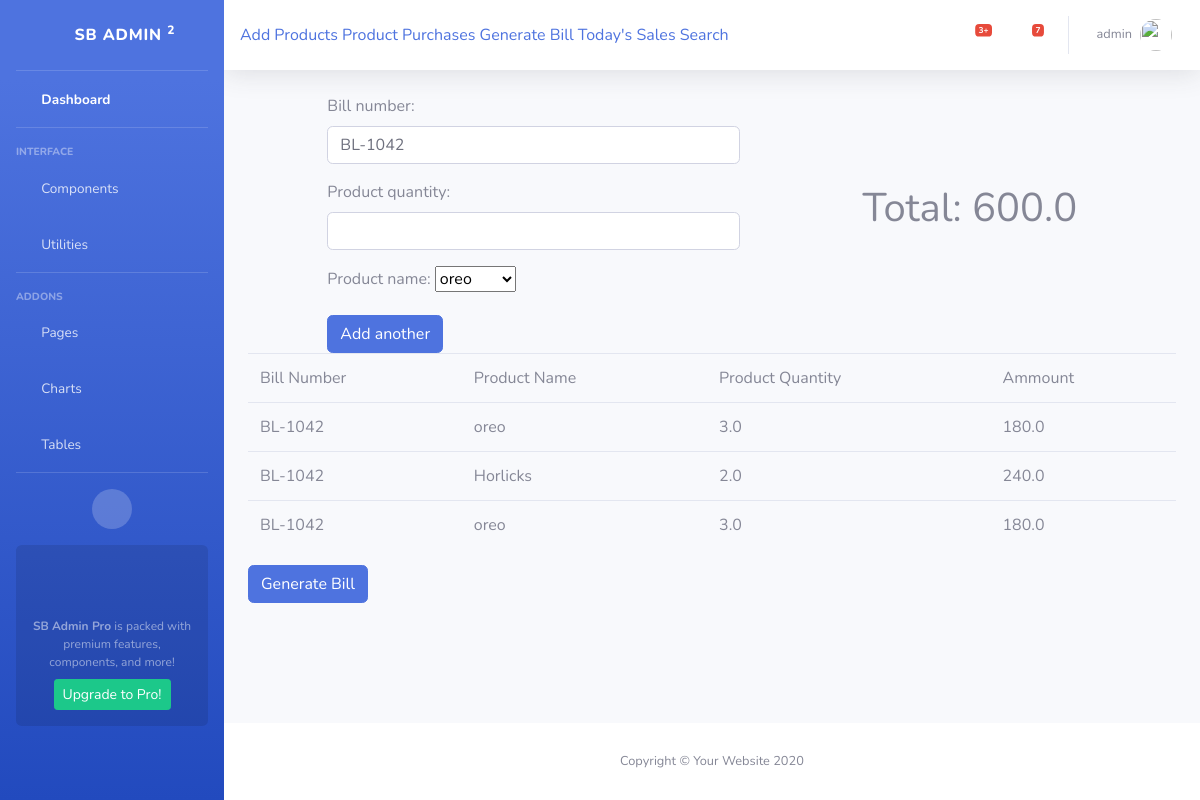
The page /billing/orderlinecreate/BL-1042 (signed in) on the database its author committed.
### app_billing/models.py (models this page shows, shortened)
class OrderLine(models.Model):
    bill_number = models.ForeignKey(Order, on_delete=models.CASCADE)
    product_name = models.ForeignKey(Items, on_delete=models.CASCADE)
    product_qty = models.FloatField()
    amount= models.FloatField()

class Order(models.Model):
    billnumber = models.CharField(max_length=12, unique=True)
    bill_date = models.DateField(auto_now=True)
    customer_name = models.CharField(max_length=60)
    phone_number = models.CharField(max_length=12)
    bill_total = models.IntegerField(default=0)
    def __str__(self):
        return str(self.billnumber)

class Items(models.Model):
    item_name = models.CharField(max_length=120)
    def __str__(self):
        return self.item_name

### app_billing/views.py (the view, shortened to what this page needs)
# urls.py: path('orderlinecreate/<str:billnumber>', OrderLineCreate.as_view(), name='orderlinecreate'),
class OrderLineCreate(TemplateView):
    model = OrderLine
    form_class = OrderLineCreateForm
    template_name = 'app_billing/orderline_create.html'
    def get(self, request, *args, **kwargs):
        billnum = kwargs.get("billnumber")
        form = self.form_class(initial={"bill_number":billnum})
        self.context = {
            "form": form,
            "items": self.model.objects.filter(bill_number__billnumber=billnum),
            "billnum":billnum,
        }
        total = OrderLine.objects.filter(bill_number__billnumber=billnum).aggregate(Sum('amount'))
        self.context["total"]=total["amount__sum"]
        return render(request, self.template_name, self.context)

### app_billing/forms.py
class OrderLineCreateForm(forms.Form):
    bill_number = forms.CharField(widget=forms.TextInput(attrs={'class': 'form-control'}))
    product_quantity = forms.IntegerField(widget=forms.TextInput(attrs={'class': 'form-control'}))
    product_name = Purchase.objects.all().values_list('items__item_name')
    result = [(tp[0], tp[0] )for tp in product_name]
    product_name = forms.ChoiceField(choices=result)

### app_billing/templates/app_billing/orderline_create.html (shortened to what this page needs)
{% extends 'app_billing/admin_base.html' %}
{% block body_block %}
<div class="row">
    <div class="col-lg-1 col-sm-1"></div>
    <div class="col">
                <form method="post">
                    {{form.as_p}}
                    <input type="submit" class="btn btn-primary" value="Add another">
                </form>
    </div>
    <div class="col" style="text-align: center;margin-top:90px">
                <h1>Total: {{total}}</h1>
    </div>
</div>
    <table class="table">
        <tr>
            <td>Bill Number</td>
             <td>Product Name</td>
             <td>Product Quantity</td>
             <td>Ammount</td>
        </tr>
         {% for item in items %}
        <tr>
            <td>{{ item.bill_number }}</td>
             <td>{{ item.product_name }}</td>
             <td>{{ item.product_qty }}</td>
             <td>{{ item.amount }}</td>
        </tr>
        {% endfor %}
    </table>
    <a href="{% url 'generatebill' billnum %}" class="btn btn-primary" >Generate Bill</a>
{% endblock %}

### app_billing/templates/app_billing/admin_base.html (shortened to what this page needs)
{%load static %}
<!DOCTYPE html>
<html lang="en">
<head>
    <link href="{% static 'vendor/fontawesome-free/css/all.min.css' %}" rel="stylesheet" type="text/css">
    <link href="{% static 'css/sb-admin-2.min.css' %}" rel="stylesheet">
</head>
<body id="page-top">
    <div id="wrapper">
        <ul class="navbar-nav bg-gradient-primary sidebar sidebar-dark accordion" id="accordionSidebar">
            <a class="sidebar-brand d-flex align-items-center justify-content-center" href="index.html">
                <div class="sidebar-brand-icon rotate-n-15">
                    <i class="fas fa-laugh-wink"></i>
                </div>
                <div class="sidebar-brand-text mx-3">SB Admin <sup>2</sup></div>
            </a>
            <hr class="sidebar-divider my-0">
            <li class="nav-item active">
                <a class="nav-link" href="index.html">
                    <i class="fas fa-fw fa-tachometer-alt"></i>
                    <span>Dashboard</span></a>
            </li>
            <hr class="sidebar-divider">
            <div class="sidebar-heading">
                Interface
            </div>
            <li class="nav-item">
                <a class="nav-link collapsed" href="#" data-toggle="collapse" data-target="#collapseTwo"
                    aria-expanded="true" aria-controls="collapseTwo">
                    <i class="fas fa-fw fa-cog"></i>
                    <span>Components</span>
                </a>
            </li>
            <li class="nav-item">
                <a class="nav-link collapsed" href="#" data-toggle="collapse" data-target="#collapseUtilities"
                    aria-expanded="true" aria-controls="collapseUtilities">
                    <i class="fas fa-fw fa-wrench"></i>
                    <span>Utilities</span>
                </a>
            </li>
            <hr class="sidebar-divider">
            <div class="sidebar-heading">
                Addons
            </div>
            <li class="nav-item">
                <a class="nav-link collapsed" href="#" data-toggle="collapse" data-target="#collapsePages"
                    aria-expanded="true" aria-controls="collapsePages">
                    <i class="fas fa-fw fa-folder"></i>
                    <span>Pages</span>
                </a>
            </li>
            <li class="nav-item">
                <a class="nav-link" href="charts.html">
                    <i class="fas fa-fw fa-chart-area"></i>
                    <span>Charts</span></a>
            </li>
            <li class="nav-item">
                <a class="nav-link" href="tables.html">
                    <i class="fas fa-fw fa-table"></i>
                    <span>Tables</span></a>
            </li>
            <hr class="sidebar-divider d-none d-md-block">
            <div class="text-center d-none d-md-inline">
                <button class="rounded-circle border-0" id="sidebarToggle"></button>
            </div>
            <div class="sidebar-card">
                <p class="text-center mb-2"><strong>SB Admin Pro</strong> is packed with premium features, components, and more!</p>
                <a class="btn btn-success btn-sm" href="https://startbootstrap.com/theme/sb-admin-pro">Upgrade to Pro!</a>
            </div>
        </ul>
        <div id="content-wrapper" class="d-flex flex-column">
            <div id="content">
                <nav class="navbar navbar-expand navbar-light bg-white topbar mb-4 static-top shadow">
                    <form>
                       <a class="collapse-item" href="{% url 'item' %}">Add Products</a>
                        <a class="collapse-item" href="{% url 'productcreate' %}">Product Purchases </a>
                        <a class="collapse-item" href="{% url 'ordercreate' %}">Generate Bill </a>
                         <a class="collapse-item" href="{% url 'dsales' %}">Today's Sales </a>
                         <a class="collapse-item" href="{% url 'search' %}">Search </a>
                    </form>
                    <ul class="navbar-nav ml-auto">
                        <li class="nav-item dropdown no-arrow mx-1">
                            <a class="nav-link dropdown-toggle" href="#" id="alertsDropdown" role="button"
                                data-toggle="dropdown" aria-haspopup="true" aria-expanded="false">
                                <i class="fas fa-bell fa-fw"></i>
                                <span class="badge badge-danger badge-counter">3+</span>
                            </a>
                        </li>
                        <li class="nav-item dropdown no-arrow mx-1">
                            <a class="nav-link dropdown-toggle" href="#" id="messagesDropdown" role="button"
                                data-toggle="dropdown" aria-haspopup="true" aria-expanded="false">
                                <i class="fas fa-envelope fa-fw"></i>
                                <span class="badge badge-danger badge-counter">7</span>
                            </a>
                        </li>
                        <li class="nav-item dropdown no-arrow">
                            <a class="nav-link dropdown-toggle" href="#" id="userDropdown" role="button"
                                data-toggle="dropdown" aria-haspopup="true" aria-expanded="false">
                                <span class="mr-2 d-none d-lg-inline text-gray-600 small">{{ request.user}}</span>
                                <img class="img-profile rounded-circle"
                                    src="img/undraw_profile.svg">
                            </a>
                        </li>
                    </ul>
                </nav>
                <div class="container-fluid">
                {% block body_block%}
                    {% endblock %}
                </div>
            </div>
            <footer class="sticky-footer bg-white">
                <div class="container my-auto">
                    <div class="copyright text-center my-auto">
                        <span>Copyright &copy; Your Website 2020</span>
                    </div>
                </div>
            </footer>
        </div>
    </div>
</body>
</html>

### rows shown on the page
OrderLine: bill_number "BL-1042", product_name "oreo", product_qty "3.0", amount "180.0"
OrderLine: bill_number "BL-1042", product_name "Horlicks", product_qty "2.0", amount "240.0"
OrderLine: bill_number "BL-1042", product_name "oreo", product_qty "3.0", amount "180.0"

### other values the page prints
{{ request.user }} "admin"
{{ total }} "600.0"
